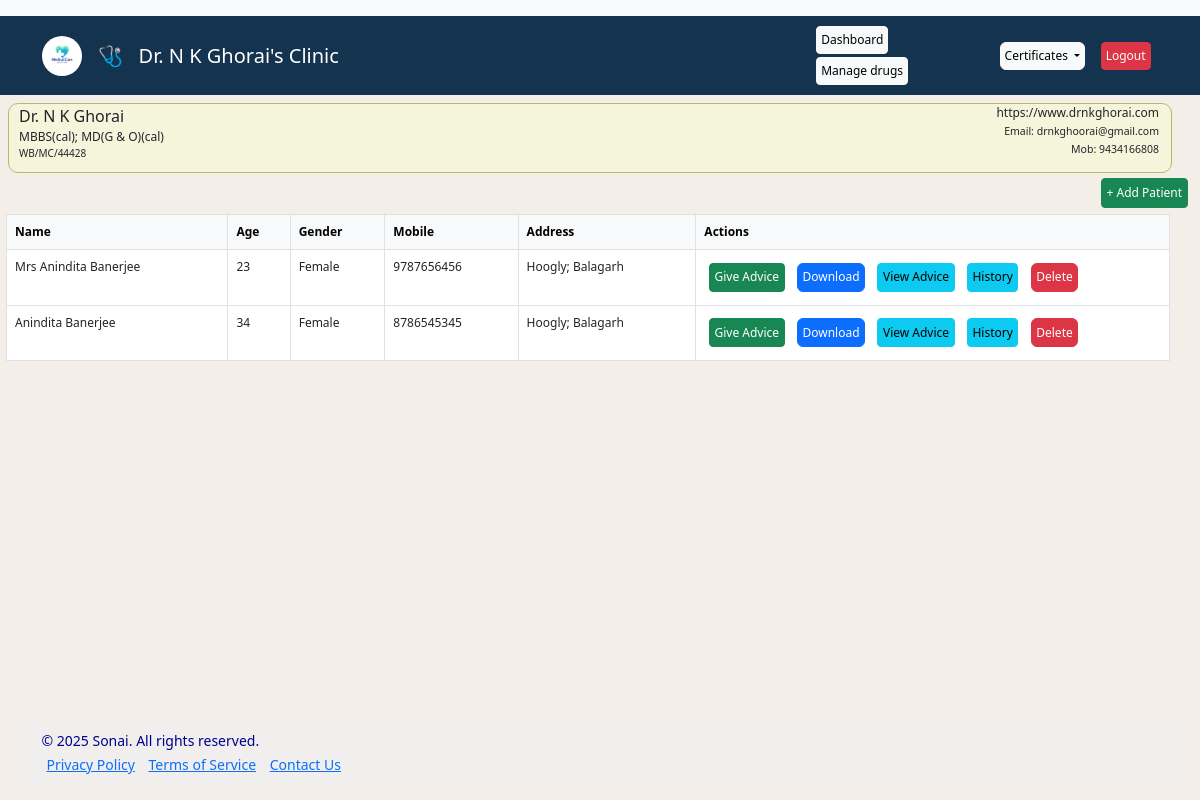
/dashboard (signed in), run on an earlier commit of the app's database.
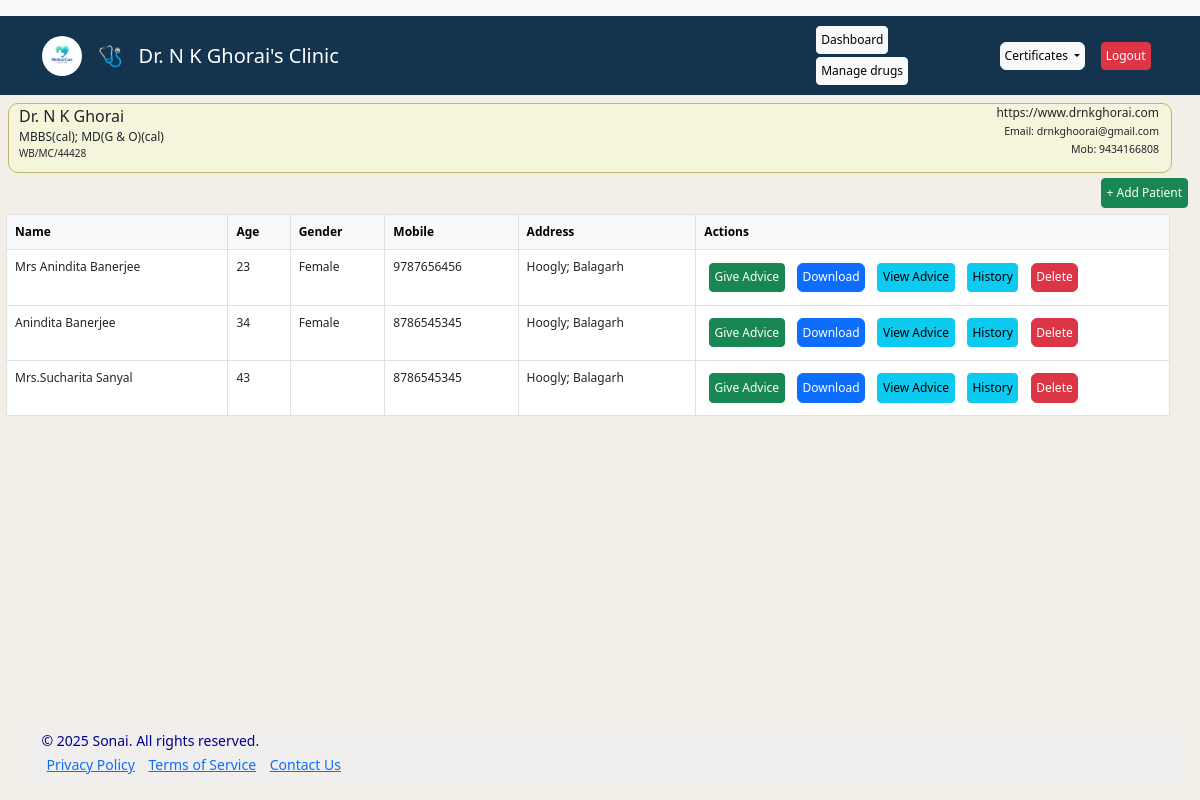
And on a later commit of the database.
### models.py (models this page shows, shortened)
class User(db.Model, UserMixin):
    id = db.Column(db.Integer, primary_key=True)
    username = db.Column(db.String(20), unique=True, nullable=False)
    password_hash = db.Column(db.String(255), nullable=False)
    email = db.Column(db.String(120), unique=True, nullable=True)
    doc_mob = db.Column(db.String(20), unique=True, nullable=True)
    degree = db.Column(db.String(100), nullable=True)
    website = db.Column(db.String(100), nullable=True)
    reg_no = db.Column(db.String(50), unique=True, nullable=True)
    patients = db.relationship('Patient', backref='owner', lazy='dynamic')

class Patient(db.Model):
    id = db.Column(db.Integer, primary_key=True)
    name = db.Column(db.String(100), nullable=False)
    age = db.Column(db.Integer)
    gender = db.Column(db.String(10))
    address = db.Column(db.String(100))
    mob_no = db.Column(db.String(30))
    date_of_entry = db.Column(db.DateTime, default=datetime.utcnow)
    user_id = db.Column(db.Integer, db.ForeignKey('user.id'))
    advice = db.relationship('Advice', backref='patient')

### app.py (the view)
@app.route("/dashboard")
def dashboard():
    patients = Patient.query.filter_by(user_id=current_user.id).all()
    advices=Patient.query.filter_by(user_id=current_user.id).all()
    return render_template("dashboard.html", patients=patients,advices=advices)

### app.py (called while the page is built)
@login_manager.user_loader
def load_user(user_id):
    return User.query.get(int(user_id))

### templates/dashboard.html (shortened to what this page needs)
{% extends "base.html" %}
{% block content %}
<header>
<div class="header container-fluid  mt-0  mx-2 ">
    <div class=" d-flex  justify-content-between">
      <div class="col-md-6  text-start">
      <p class="mb-0">{{current_user.username}}<br>
         <p style="font-size:12px" class="mb-0"> {{current_user.degree}}</p>
      <small><p class="mb-0" style="font-size: 10px;">{{ current_user.reg_no}} </p></small>
     </div>
   <div class="info col-md-6 text-end" style="font-size:12px">
    <p> {{ current_user.website}}<br>
      <small> Email: {{ current_user.email}} <br>
      Mob: {{ current_user.doc_mob}}<br></small></p>
   </div>
  </div>
  </header>
    <div>
     <a href="{{ url_for('add_patient') }}"
    class="addBtn btn btn-sm btn-success">+ Add Patient</a>
    </div>
<div class="table">
<table class="table table-bordered bg-white">
  <thead class="table-light fw-normal">
    <tr style="font-size:12px ; font-weight:normal">
      <th>Name</th>
      <th>Age</th>
      <th>Gender</th>
      <th>Mobile</th><th>Address</th>
      <th>Actions</th>
    </tr>
  </thead>
  <tbody>
  {% for patient in patients %}
    <tr style="font-size: 12px;">
      <td>{{ patient.name }}</td>
      <td>{{ patient.age }}</td>
      <td>{{ patient.gender }}</td>
      <td>{{ patient.mob_no }}</td>
      <td>{{patient.address}}</td>
      <td>
         <a href="{{ url_for('give_advice', patient_id=patient.id) }}"class="btn btn-sm btn-success">Give Advice</a>
       <a href="{{ url_for('create_patient_doc', patient_id=patient.id) }}"
                 class="btn btn-primary">Download </a>
       <a href="{{ url_for('patient_profile', patient_id=patient.id) }}"class="btn btn-sm btn-info">View Advice</a>
       <a href="{{ url_for('advice_history', patient_id=patient.id) }}" class="btn btn-sm btn-info">History</a>
        <a href="{{ url_for('delete_patient',patient_id=patient.id) }}" class="btn btm-sm btn-danger">Delete</a>
      </td>
    </tr>
  {% endfor %}
  </tbody>
</table>
</div>
</div>
{% endblock %}

### templates/base.html (shortened to what this page needs)
<!DOCTYPE html>
<html lang="en">
<head>
    <link rel="stylesheet" href="https://cdn.jsdelivr.net/npm/bootstrap-icons@1.11.3/font/bootstrap-icons.min.css">
    <link href="https://cdn.jsdelivr.net/npm/bootstrap@5.3.0/dist/css/bootstrap.min.css" rel="stylesheet">
</head>
<body>
    <header>
    <nav class="navbar navbar-expand-md navbar-light bg-light">
    </nav>
</header>
<div id="wrapper">
    <nav class="navbar navbar-expand-md navbar-dark mb-0">
    <div class="container">
        <a class="navbar-brand d-flex align-items-center" href="#">
             <img src="{{ url_for('static',filename='logo.png') }}" style="height:40px; border-radius: 30px;" alt="Logo" class="me-3"/>
           <span>  🩺 &nbsp;&nbsp;{{current_user.username}}'s Clinic</span>
        </a>
        <div class="collapse navbar-collapse justify-content-end" id="navbarNav">
            <ul class="navbar-nav d-flex align-items-center">
                {% if current_user.is_authenticated %}
                <li class="nav-item dropdown">
                    <a class="btn btn-sm btn-light me-2 p-1" href="{{ url_for('dashboard') }}"
                     class="btn btn-sm btn-primary p-1">Dashboard</a>
                     <a class="btn btn-sm btn-light me-2 p-1" href="{{ url_for('manage_drugs') }}"
                     class="btn btn-sm btn-primary p-1">Manage drugs</a>
                </li>
                <li class="nav-item dropdown">
  <a class=" certBtn btn btn-primary btn-light me-3 p-1 dropdown-toggle" href="#" role="button" id="certificatesDropdown" data-bs-toggle="dropdown" aria-expanded="false">
    Certificates
  </a>
</li>
                <li class="nav-item">
                    <a class="btn btn-sm btn-danger me-2 p-1" href="{{ url_for('logout') }}">Logout</a>
                </li>
                {% else %}
                <li class="nav-item">
                    <a class="btn btn-sm btn-light" href="{{ url_for('login') }}">Login</a>
                </li>
                {% endif %}
            </ul>
        </div>
    </div>
</nav>
<div class="content">
    {% block content %} {% endblock %}
</div>
<footer class="footer px-4">
    <div class="footer-content">
        <p>&copy; 2025 Sonai. All rights reserved.</p>
        <div class="footer-links">
            <a href="#">Privacy Policy</a>
            <a href="#">Terms of Service</a>
            <a href="#">Contact Us</a>
        </div>
    </div>
</footer>
</body>
</html>

### templates/base.html (style rules this page uses)
body { background-color: rgb(243, 238, 231); display: flex; flex-direction: column; min-height: 100vh; }
#wrapper { flex: 1; }
ul, li { text-decoration:none ; list-style: none; }
.footer { background-color: rgb(241, 239, 237); color: darkblue; padding: 1rem 1.5rem; font-size: 0.875rem; line-height: 0.5rem; margin: auto; width:calc(100% - 35px); margin-top: auto; margin-bottom: 15px; }
.footer-links a { max-width: 800px; margin: 0 auto; padding: 5px; }
.navbar { background-color: #13334e; }

### templates/dashboard.html (style rules this page uses)
.header { height:70px; width:97vw; padding-left: 10px; background-color: beige; border: 1px solid darkkhaki; border-radius: 10px; margin: 0px; }
.info { display: flex-end; }
.table { width: 97vw; padding-left: 10px; margin: 2px; padding: 2px; }
.btn { padding: 1%; margin: 1%; font-size: 12px; }
.addBtn { padding: 5px; font-size: 12px; margin: 25px; float: right; margin-top: 5px; margin-right: 12px; margin-bottom: 6px; }

What changed in the data, as far as the page shows it:
added Patient: name "Mrs.Sucharita Sanyal", age "43", mob_no "8786545345", address "Hoogly; Balagarh"
